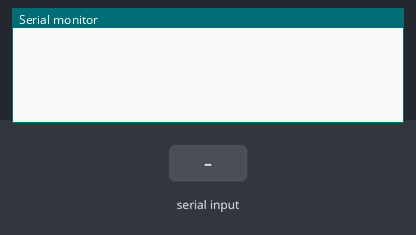
Bench run of a sketch on a simulated Arduino Uno, built with avr-gcc and run on an emulated ATmega328P. On the bench: the last lines printed to the serial monitor. The test bench sets the inputs (shaded band).

Above: at 1.2 s.
1.3 s: "YES" received over Serial
At 2.5 s:
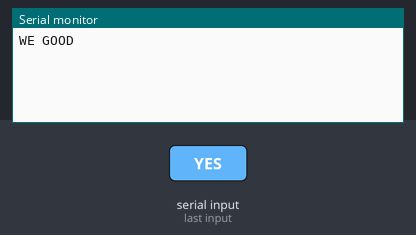
2.8 s: "NO" received over Serial
At 3.8 s:
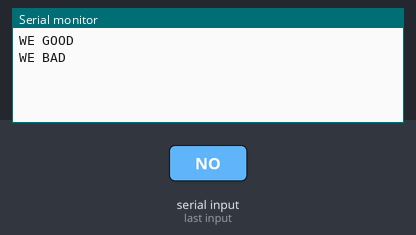
4.3 s: "1" received over Serial
At 5.0 s:
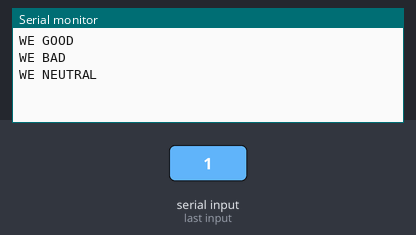

The sketch:

sketch_dec6a.ino
```cpp
void setup() {
  // put your setup code here, to run once:
  Serial.begin(115200);
  // while(!Serial){
  //   ;
  // }
  Serial.setTimeout(1);
}

void loop() {
  // put your main code here, to run repeatedly:
  if(Serial.available()){
    String message = Serial.readString();

    if(message.equals("YES")){
      Serial.println("WE GOOD");
    } else if (message.equals("NO")){
      Serial.println("WE BAD");
    } else {
      Serial.println("WE NEUTRAL");
    }
  }
}
```

Measured:
- after the input at 1.3 s, the serial monitor: prints a new line at once (image 1)
- after the input at 2.8 s, the serial monitor: prints a new line at once (image 2)
- after the input at 4.3 s, the serial monitor: prints a new line at once (image 3)
